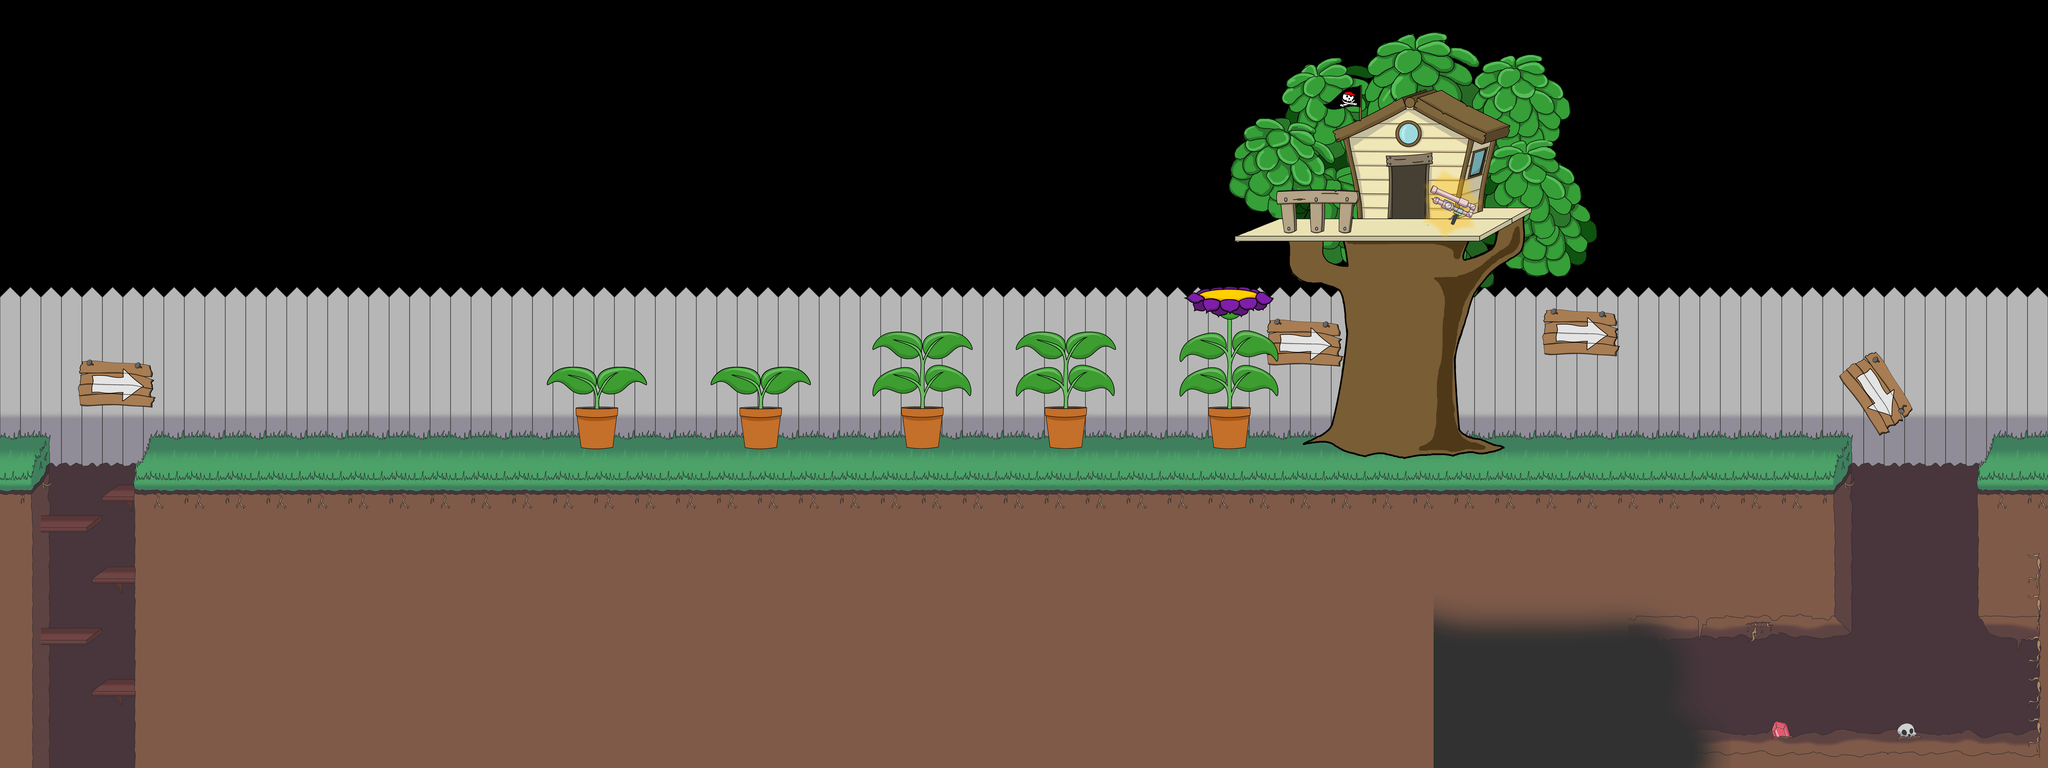

This game map was drawn from its Tiled (.tmx) file and the tilesets committed beside it. A one-line description and the trimmed map source follow:
An orthogonal 200x75 tile map with 45x45 px tiles, 9 tile layers (PisoFondo, DetallesFondo, Plataformas, DetallesFondo2, ...), 2 tilesets.

<map version="1.0" orientation="orthogonal" renderorder="right-down" width="200" height="75" tilewidth="45" tileheight="45" nextobjectid="1">
 <tileset firstgid="1" name="Fondo Jardin" tilewidth="45" tileheight="45" tilecount="4028" columns="76">
  <image source="TileJardin.png" width="3462" height="2400" />
 </tileset>
 <tileset firstgid="4029" name="Fondo Jardin 2" tilewidth="45" tileheight="45" tilecount="4824" columns="72">
  <image source="TileJardin2.png" width="3252" height="3022" />
 </tileset>
 <layer name="PisoFondo" width="200" height="75">
  <data>[15000 cells, 9400 non-empty, 11 distinct tile ids]</data>
 </layer>
 <layer name="DetallesFondo" width="200" height="75">
  <data>[15000 cells, 6485 non-empty, 1255 distinct tile ids]</data>
 </layer>
 <layer name="Plataformas" width="200" height="75">
  <data>[15000 cells, 397 non-empty, 135 distinct tile ids]</data>
 </layer>
 <layer name="DetallesFondo2" width="200" height="75">
  <data>[15000 cells, 895 non-empty, 613 distinct tile ids]</data>
 </layer>
 <layer name="PlataformasNoCruzar" width="200" height="75">
  <data>[15000 cells, 417 non-empty, 154 distinct tile ids]</data>
 </layer>
 <layer name="Puerta2" width="200" height="75">
  <data>[15000 cells, 8 non-empty, 4 distinct tile ids]</data>
 </layer>
 <layer name="Puerta1" width="200" height="75">
  <data>[15000 cells, 493 non-empty, 476 distinct tile ids]</data>
 </layer>
 <layer name="LanzaPapa" width="200" height="75">
  <data>[15000 cells, 37 non-empty, 37 distinct tile ids]</data>
 </layer>
 <layer name="CapaEncima" width="200" height="75">
  <data>[15000 cells, 48 non-empty, 45 distinct tile ids]</data>
 </layer>
</map>
